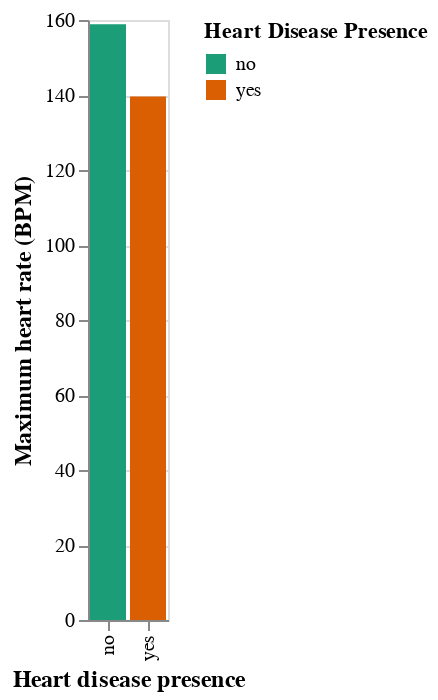

The code cell stored with this chart in its notebook:
### Markdown cell above
**Figure 9A: Heart disease presence versus maximum heart rate:**

### Code cell
hd_general_mean2_ = hd_general_mean2.reset_index()
hd_general_mean2_["heart_disease_presence"] = pd.Categorical(hd_general_mean2_.heart_disease_presence)
hdp_vs_max_htrt_general = (
    alt.Chart(hd_general_mean2_)
    .mark_bar()
    .encode(
        x=alt.X("heart_disease_presence", title="Heart disease presence"),
        y=alt.Y("max_heart_rate mean", title="Maximum heart rate (BPM)"),
        color=alt.Color("heart_disease_presence", title="Heart Disease Presence", scale=alt.Scale(scheme='dark2'))
    )
).configure_axis(titleFontSize=12)
hdp_vs_max_htrt_general

### Figure 1 — Vega-Lite specification as saved in the notebook (floating-point values rounded to 4 significant figures)
{"config": {"view": {"continuousWidth": 400, "continuousHeight": 300}, "axis": {"titleFontSize": 12}}, "data": {"name": "data-da41559b3fddfbcd7944c3cccd413fb2"}, "mark": "bar", "encoding": {"color": {"field": "heart_disease_presence", "scale": {"scheme": "dark2"}, "title": "Heart Disease Presence", "type": "nominal"}, "x": {"field": "heart_disease_presence", "title": "Heart disease presence", "type": "nominal"}, "y": {"field": "max_heart_rate mean", "title": "Maximum heart rate (BPM)", "type": "quantitative"}}, "$schema": "https://vega.github.io/schema/vega-lite/v4.17.0.json", "datasets": {"data-da41559b3fddfbcd7944c3cccd413fb2": [{"heart_disease_presence": "no", "trestbps(systolic) mean": 129.5, "chol mean": 244.1, "max_heart_rate mean": 158.9}, {"heart_disease_presence": "yes", "trestbps(systolic) mean": 133.1, "chol mean": 249.7, "max_heart_rate mean": 139.6}]}}
